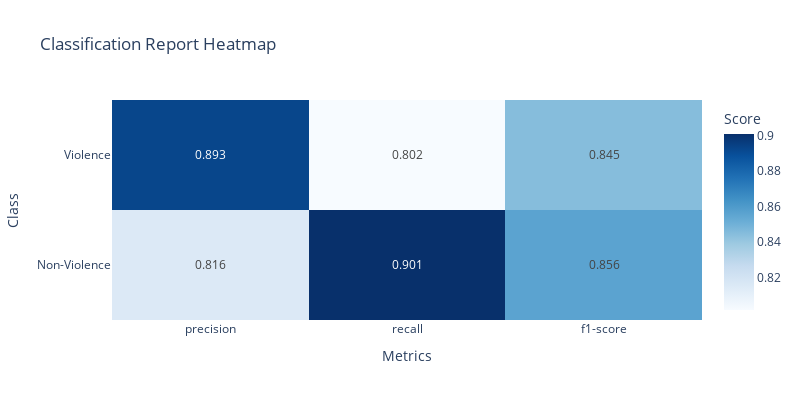

This figure's notebook cell:
### Code cell
# Initialize evaluator
evaluator = ViolenceDetectionEvaluator(open_source_df, ground_truth_col=LABEL_COLUMN)
# evaluate results
metrics = evaluator.evaluate_with_threshold(threshold=0.5, confidence_filter=0.5)
# plot confusion matrix and classification report
evaluator.plot_confusion_matrix(metrics)
evaluator.plot_classification_report(metrics)

### Figure 1 — Plotly figure (JSON) as saved in the notebook; plotly's stock layout.template omitted (floating-point values rounded to 4 significant figures)
{"data": [{"colorbar": {"title": {"text": "Score"}}, "colorscale": [[0, "rgb(247,251,255)"], [0.125, "rgb(222,235,247)"], [0.25, "rgb(198,219,239)"], [0.375, "rgb(158,202,225)"], [0.5, "rgb(107,174,214)"], [0.625, "rgb(66,146,198)"], [0.75, "rgb(33,113,181)"], [0.875, "rgb(8,81,156)"], [1, "rgb(8,48,107)"]], "text": [[0.816, 0.901, 0.856], [0.893, 0.802, 0.845]], "textfont": {"size": 12}, "texttemplate": "%{text}", "type": "heatmap", "x": ["precision", "recall", "f1-score"], "y": ["Non-Violence", "Violence"], "z": [[0.8156, 0.9007, 0.8561], [0.8926, 0.802, 0.8449]]}], "layout": {"height": 400, "title": {"text": "Classification Report Heatmap"}, "width": 800, "xaxis": {"title": {"text": "Metrics"}}, "yaxis": {"title": {"text": "Class"}}}}
